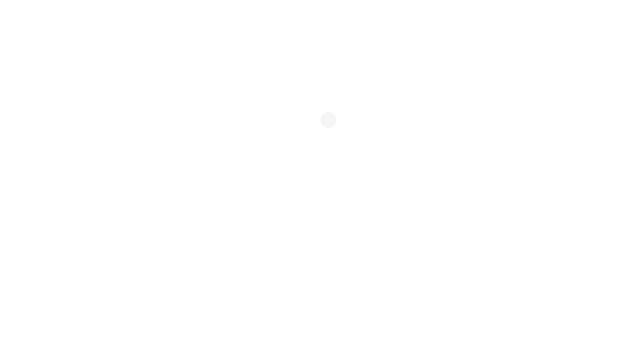
Frame 1 (no input)
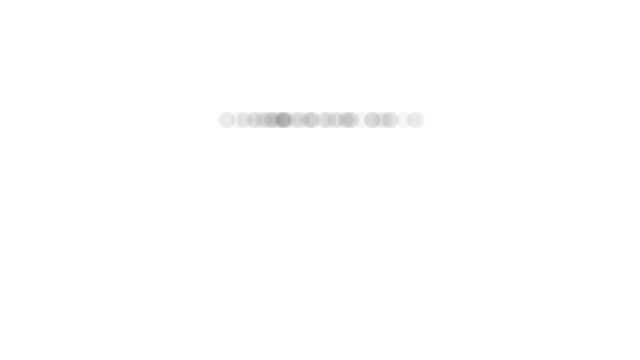
Frame 60 (the mouse pressed at the canvas centre just before this capture)
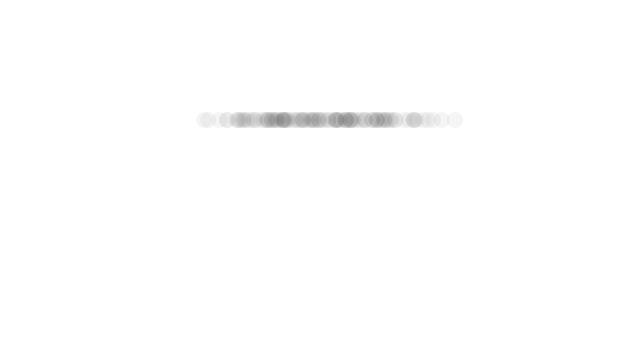
Frame 120 (the mouse held since frame 60 and released just before this capture)

The Processing sketch that drew these frames (run headless with seeded random() and noise(); from frame 60 on, the mouse is pressed at the canvas centre):

// Processing sketch: Example_0_4_Gaussian_Distribution
// ── Example_0_4_Gaussian_Distribution.pde
// The Nature of Code
// Daniel Shiffman
// http://natureofcode.com

void setup() {
  size(640, 360);
  background(255);
}

void draw() {
  // A normal distribution with mean 320 and standard deviation 60
  float x = randomGaussian() * 60 + 320;
  noStroke();
  fill(0, 10);
  circle(x, 120, 16);
}
